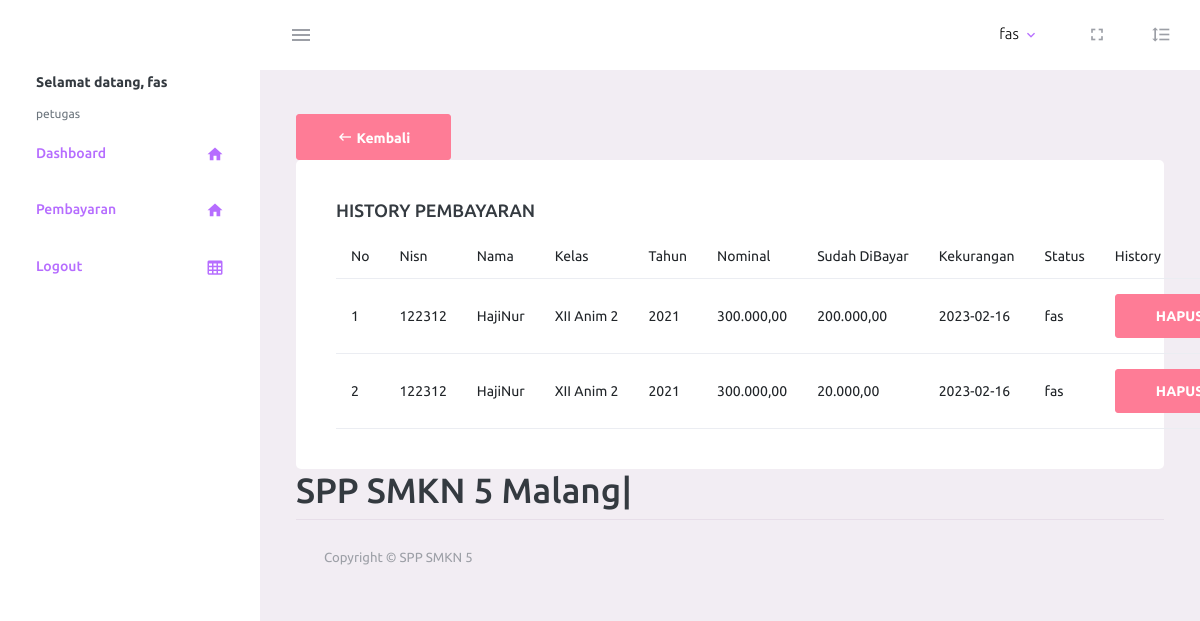
The app's page /petugas/petugas.php?url=history-pembayaran&nisn=122312 (signed in) with its own data.
### tables this page shows
CREATE TABLE `pembayaran` (
  `id_pembayaran` int(11) NOT NULL,
  `id_petugas` int(11) NOT NULL,
  `nisn` varchar(10) NOT NULL,
  `tgl_bayar` date NOT NULL,
  `bulan_bayar` varchar(8) NOT NULL,
  `tahun_bayar` varchar(4) NOT NULL,
  `id_spp` int(11) NOT NULL,
  `jumlah_bayar` int(11) NOT NULL
);

CREATE TABLE `siswa` (
  `nisn` char(10) NOT NULL,
  `nis` char(8) NOT NULL,
  `nama` varchar(35) NOT NULL,
  `id_kelas` int(11) NOT NULL,
  `alamat` text NOT NULL,
  `no_telp` varchar(13) NOT NULL,
  `id_spp` int(11) NOT NULL
);

CREATE TABLE `kelas` (
  `id_kelas` int(11) NOT NULL,
  `nama_kelas` varchar(10) NOT NULL,
  `kompetensi_keahlian` varchar(50) NOT NULL
);

CREATE TABLE `spp` (
  `id_spp` int(11) NOT NULL,
  `tahun` int(11) NOT NULL,
  `nominal` int(11) NOT NULL
);

CREATE TABLE `petugas` (
  `id_petugas` int(11) NOT NULL,
  `username` varchar(25) NOT NULL,
  `password` varchar(32) NOT NULL,
  `nama_petugas` varchar(35) NOT NULL,
  `level` enum('admin','petugas','','') NOT NULL
);

### petugas/history-pembayaran.php (the view)
<?php
$nisn = $_GET['nisn'];
?>
<a href="?url=pembayaran" class="btn btn-danger btn-icon-text">
    <i class="mdi mdi-keyboard-backspace
"></i> Kembali </a>
<div class="col-lg-12">
    <div class="card">
        <div class="card-body">
            <h4 class="card-title">HISTORY PEMBAYARAN</h4>
            <table class="table table-hover">
                <thead>
                    <tr>
                        <td>No</td>
                        <td>Nisn</td>
                        <td>Nama</td>
                        <td>Kelas</td>
                        <td>Tahun</td>
                        <td>Nominal</td>
                        <td>Sudah DiBayar</td>
                        <td>Kekurangan</td>
                        <td>Status</td>
                        <td>History</td>
                    </tr>
                </thead>
                <tbody>
                    <?php
                    include '../koneksi.php';
                    $no = 1;
                    $sql = "SELECT * FROM pembayaran,siswa,kelas,spp,petugas WHERE pembayaran.nisn=siswa.nisn AND  siswa.id_kelas=kelas.id_kelas AND pembayaran.id_spp=spp.id_spp AND pembayaran.id_petugas=petugas.id_petugas AND pembayaran.nisn='$nisn' ORDER by tgl_bayar DESC";
                    $query = mysqli_query($koneksi, $sql);
                    foreach ($query as $data) {
                    ?>
                        <tr>
                            <td><?= $no++; ?></td>
                            <td><?= $data['nisn'] ?></td>
                            <td><?= $data['nama'] ?></td>
                            <td><?= $data['nama_kelas'] ?></td>
                            <td><?= $data['tahun'] ?></td>
                            <td><?= number_format($data['nominal'], 2, ',', '.'); ?></td>
                            <td><?= number_format($data['jumlah_bayar'], 2, ',', '.'); ?></td>
                            <td><?= $data['tgl_bayar'] ?></td>
                            <td><?= $data['nama_petugas'] ?></td>
                            <td>
                                <a href="?url=hapus-pembayaran&id_pembayaran=<?= $data['id_pembayaran'] ?>" class="btn btn-danger">HAPUS</a>
                            </td>
                        </tr>
                    <?php } ?>
                </tbody>
            </table>
        </div>
    </div>
</div>

### records on screen
pembayaran: siswa.nisn "122312", siswa.nama "HajiNur", kelas.nama_kelas "XII Anim 2", id_spp.tahun "2021", id_spp.nominal "300.000,00", jumlah_bayar "200.000,00", tgl_bayar "2023-02-16", id_petugas.nama_petugas "fas"
pembayaran: siswa.nisn "122312", siswa.nama "HajiNur", kelas.nama_kelas "XII Anim 2", id_spp.tahun "2021", id_spp.nominal "300.000,00", jumlah_bayar "20.000,00", tgl_bayar "2023-02-16", id_petugas.nama_petugas "fas"

### other values on screen
$_SESSION['nama_petugas'] "fas"
$_SESSION['level'] "petugas"
